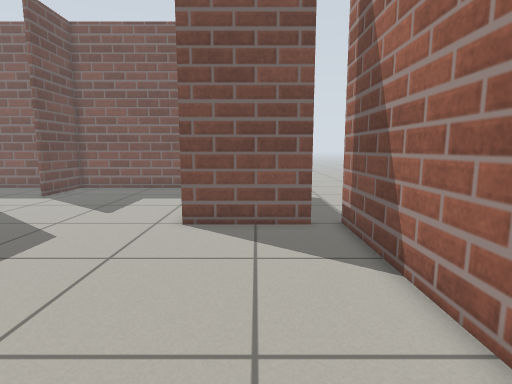
View 1 (above)

16 first-person views from a walk through a world built for the Gazebo simulator. The camera is 0.74 m above the floor, tilts 8° down and sees 80° across. The floor is counted in squares, 0.25 m on a side. Each view is taken from the middle of a square. On the plan, view 1 faces up. The plan holds only what a view shows up to about 20 squares ahead; the rest is blank.

View 2
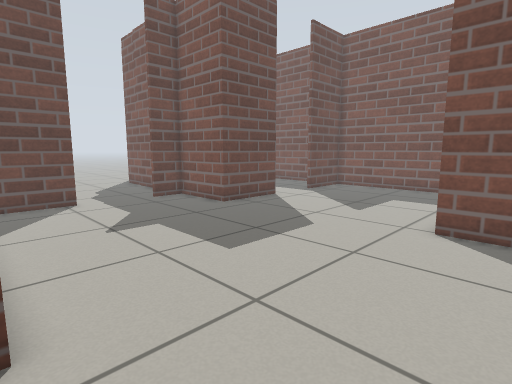

View 3
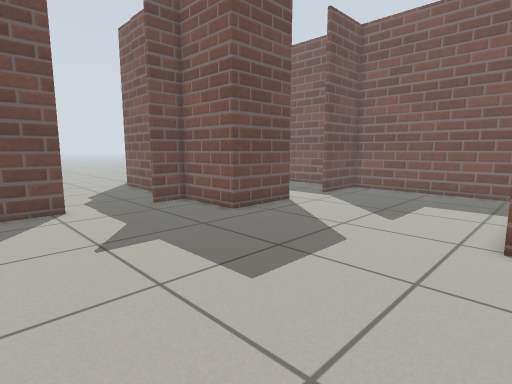

View 4
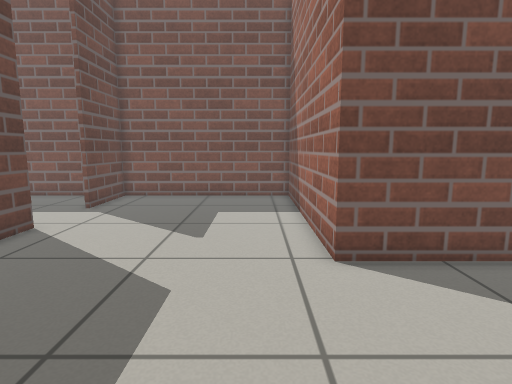

View 5
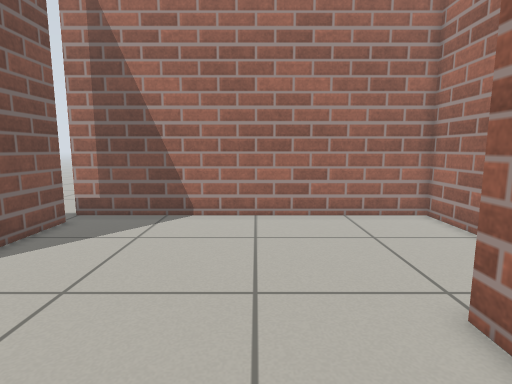

View 6
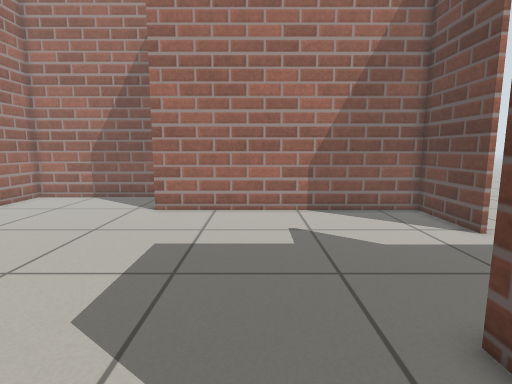

View 7
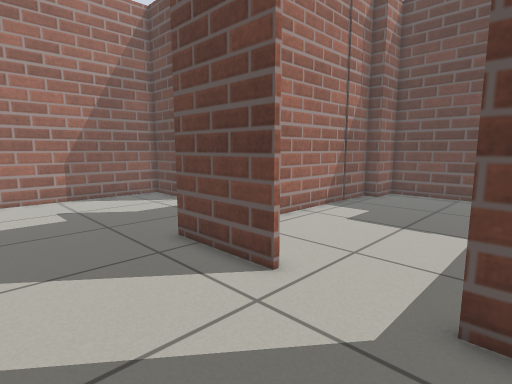

View 8
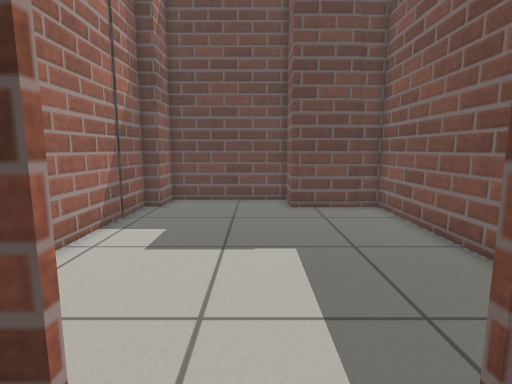

View 9
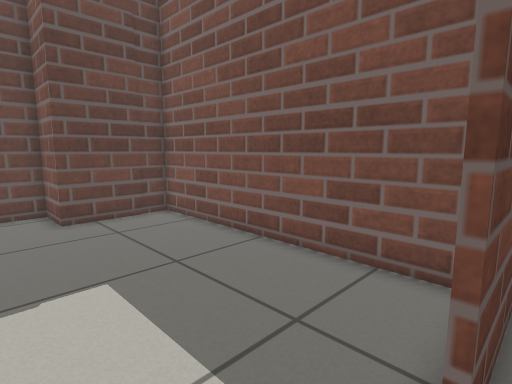

View 10
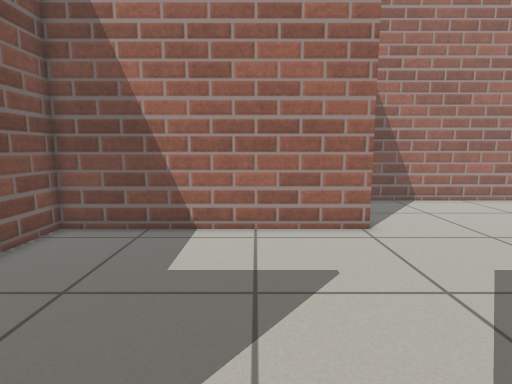

View 11
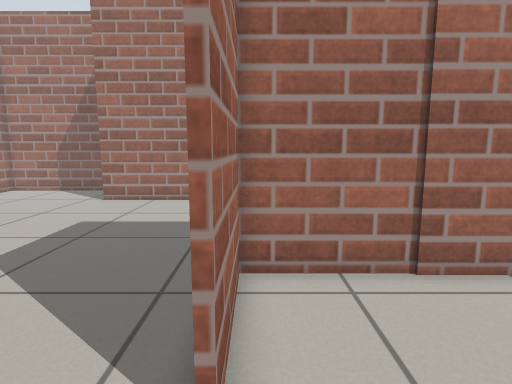

View 12
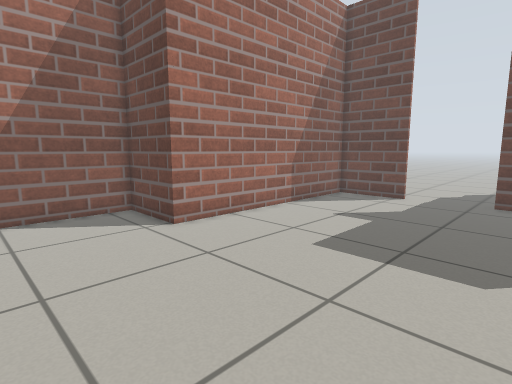

View 13
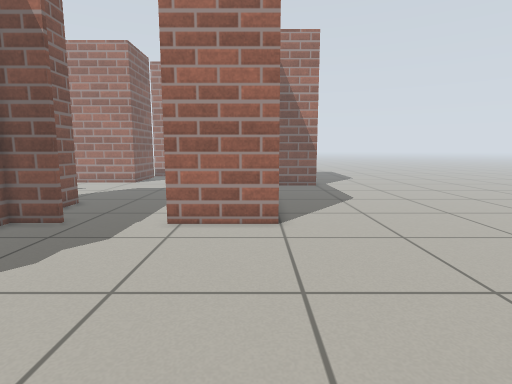

View 14
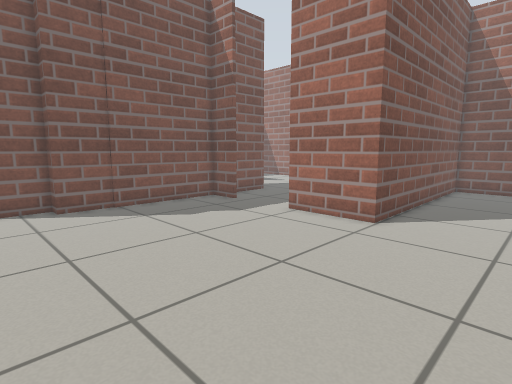

View 15
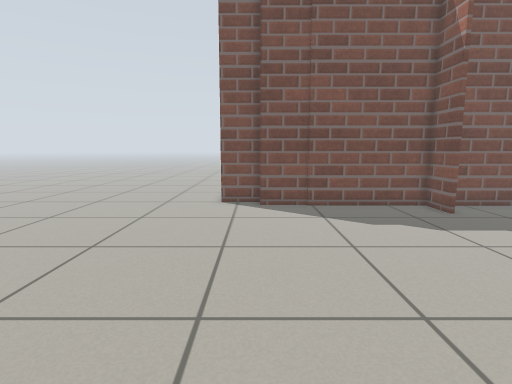

View 16
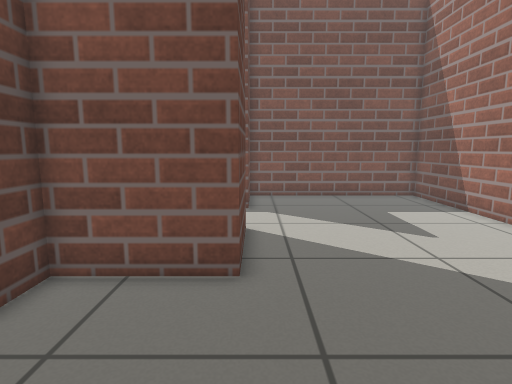

### Floor plan
Ten units are one square. View 1 is at (0, 0); x grows to the right and y downward. Boxes are objects, and circles mark ways between rooms. Rooms are numbered by the first view taken in them; rooms with no view inside come last. Other rooms are left out.
<svg viewBox="-295 -238 335 280">
<path fill="none" stroke="#000" d="M-134 -152 -134 -108 -179 -108 -179 -88M22 -118 -29 -118 -29 -233 -134 -233 -134 -190M-179 -46 -179 -3 -51 -3 -51 37 35 37 35 -121M-241 -110 -136 -110 -136 -152M-144 -233 -263 -233 -263 -188 -287 -188 -287 -121 -266 -121 -266 -112 -240 -112M-181 -88 -181 -108 -244 -108M-242 -110 -268 -110 -268 -118 -290 -118M-62 -1 -181 -1 -181 -46M-53 30 -53 8"/>
<circle cx="-130" cy="-175" r="3" fill="#2a7"/>
<circle cx="-180" cy="-65" r="3" fill="#2a7"/>
<text x="-70" y="-80">1</text>
<text x="-200" y="-170">2</text>
<text x="-220" y="-20">3</text>
</svg>
Room 1 opens to room 2. Room 1 opens to room 3.

Where each view was taken, in squares from view 1:
view 1: 0 up, 0 right, facing up
view 2: 0 up, 0 right, facing up-left
view 3: 1 up, 2 left, facing up-left
view 4: 4 up, 5 left, facing up
view 5: 4 up, 10 left, facing right
view 6: 15 up, 10 left, facing down
view 7: 20 up, 8 left, facing down-left
view 8: 17 up, 11 left, facing left
view 9: 16 up, 13 left, facing up-left
view 10: 16 up, 14 left, facing right
view 11: 18 up, 14 left, facing down
view 12: 11 up, 1 right, facing down-left
view 13: 1 up, 30 left, facing right
view 14: 5 down, 30 left, facing up-right
view 15: 5 down, 27 left, facing up
view 16: 4 up, 13 left, facing up
